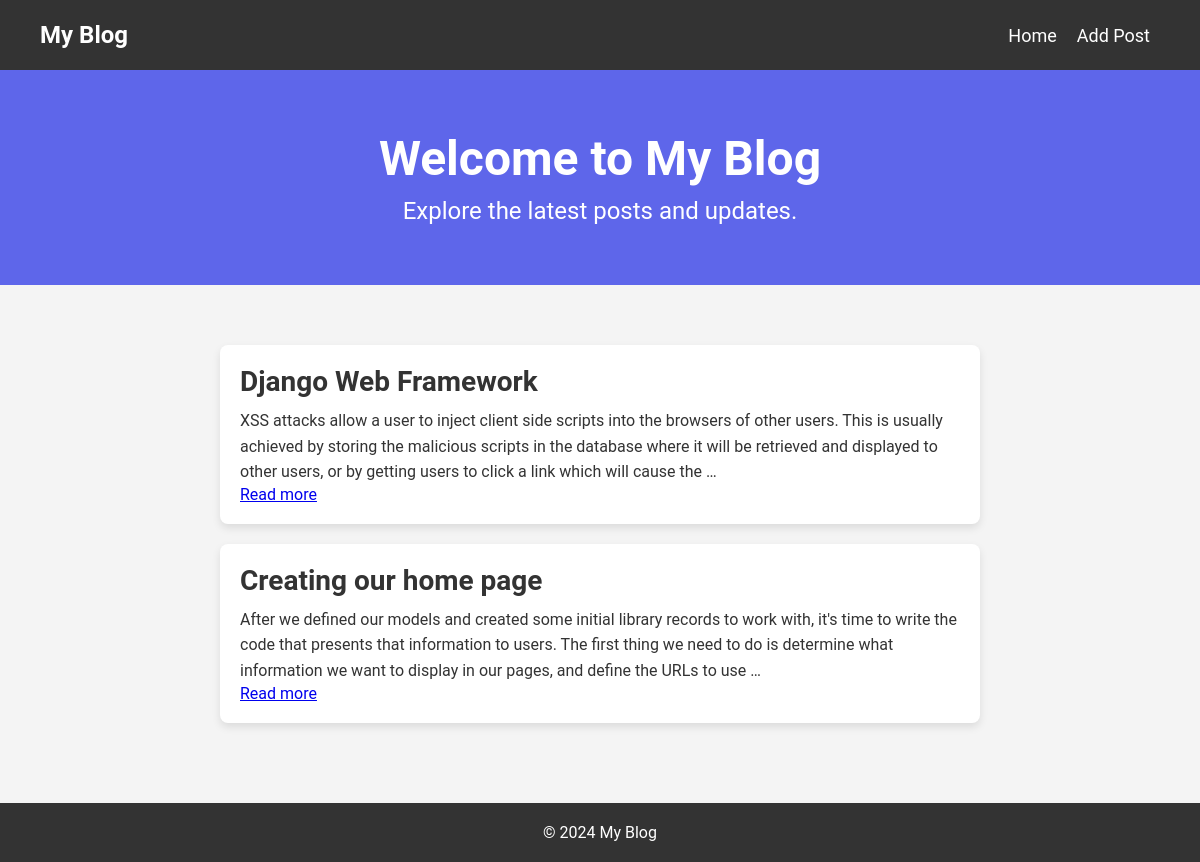
The page / on the database its author committed.
### blog/models.py (models this page shows, shortened)
class Post(models.Model):
    title = models.CharField(max_length=200)
    content = models.TextField()
    created_at = models.DateTimeField(default=timezone.now)
    updated_at = models.DateTimeField(auto_now=True)
    slug = models.SlugField(unique=True,max_length=200)

### blog/views.py (the view)
# urls.py: path('',views.post_list,name='post_list'),
def post_list(request):
    posts = Post.objects.all()
    return render(request,'blog/post_list.html',{"posts":posts})

### blog/templates/blog/post_list.html (shortened to what this page needs)
{% extends "blog/base.html" %}
{% block content %}
<section class="hero">
    <h1>Welcome to My Blog</h1>
    <p>Explore the latest posts and updates.</p>
</section>
<main class="main-content">
    {% for post in posts %}
    <article class="blog-post">
        <h2>{{ post.title }}</h2>
        <p>{{ post.content|truncatewords:50 }}</p>
        <a href="{% url 'post_details' slug=post.slug %}">Read more</a>
    </article>
    {% endfor %}
</main>
{% endblock %}

### blog/templates/blog/base.html (shortened to what this page needs)
<!DOCTYPE html>
<html lang="en">
<head>
    {% load static %}
    <link rel="stylesheet" type="text/css" href="{% static 'css/styles.css' %}">
</head>
<body>
    <nav>
        <div class="logo">My Blog</div>
        <ul class="nav-links">
            <li><a href="/">Home</a></li>
            <li><a href="/add">Add Post</a></li>
        </ul>
    </nav>
    {% block content %}{% endblock %}
    <footer class="footer">
        <p>&copy; 2024 My Blog</p>
    </footer>
</body>
</html>

### blog/static/css/styles.css (style rules this page uses)
* { margin: 0; padding: 0; box-sizing: border-box; }
body, html { width: 100%; font-family: 'Roboto', sans-serif; background-color: #f4f4f4; color: #333; }
nav { background: #333; color: #fff; padding: 10px 40px; display: flex; justify-content: space-between; align-items: center; height: 70px; }
.nav-links { list-style: none; display: flex; }
.nav-links li { margin: 0 10px; }
.nav-links a { color: #fff; text-decoration: none; font-size: 18px; }
.logo { font-size: 24px; font-weight: bold; }
.hero { background: #5E66EA; color: white; text-align: center; padding: 60px 20px; margin-bottom: 40px; }
.hero h1 { font-size: 48px; margin-bottom: 10px; }
.hero p { font-size: 24px; }
.main-content { max-width: 800px; margin: 0 auto; padding: 20px; }
.blog-post { background: #fff; padding: 20px; margin-bottom: 20px; border-radius: 8px; box-shadow: 0 4px 8px rgba(0, 0, 0, 0.1); }
.blog-post h2 { font-size: 28px; margin-bottom: 10px; }
.blog-post p { line-height: 1.6; }
.footer { background: #333; color: #fff; text-align: center; padding: 20px; margin-top: 40px; }

### rows shown on the page
Post: title "Django Web Framework", content "XSS attacks allow a user to inject client side scripts into the browsers of other users. This is usually achieved by storing the malicious scripts in the database where it will be retrieved and displayed to other users, or by getting users to click a link which will cause the …"
Post: title "Creating our home page", content "After we defined our models and created some initial library records to work with, it's time to write the code that presents that information to users. The first thing we need to do is determine what information we want to display in our pages, and define the URLs to use …"
